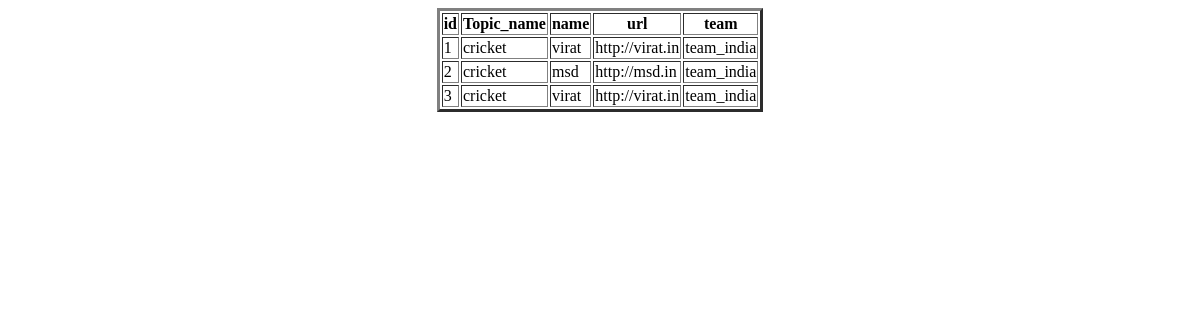
/display_webpage/, run on an earlier commit of the app's database.
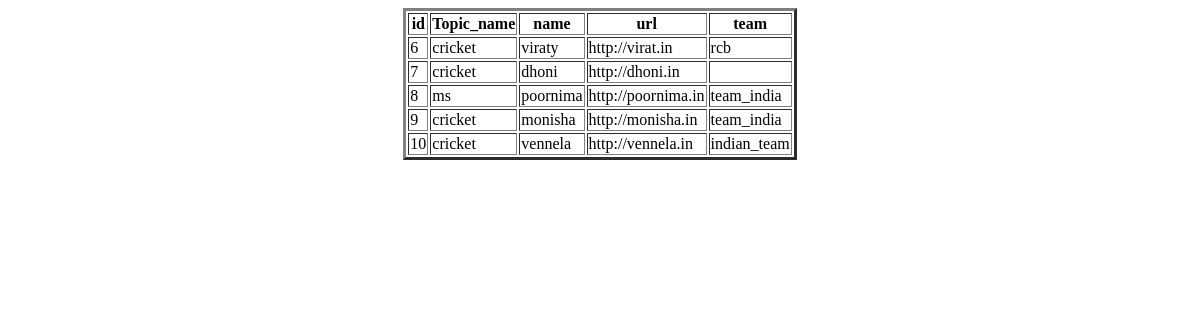
And on a later commit of the database.
### table_name/models.py (models this page shows, shortened)
class Webpage(models.Model):
    topic_name=models.ForeignKey(Topic,on_delete=models.CASCADE)
    name=models.CharField(max_length=100)
    url=models.URLField()
    team=models.CharField(max_length=100,default='team_india')

class Topic(models.Model):
    topic_name=models.CharField(max_length=100,primary_key=True)
    email=models.EmailField(default='suma@gmail.com')
    def __str__(self):
        return self.topic_name

### table_name/views.py (the view)
# urls.py: path('display_webpage/',display_webpage,name='display_webpage'),
def display_webpage(request):
    QLWO=Webpage.objects.all()
    d={'QLWO':QLWO}
    return render(request,'display_webpage.html',d)

### templates/display_webpage.html (shortened to what this page needs)
<!DOCTYPE html>
<html lang="en">
<head>
</head>
<body><center>
        <table border="3PX">
            <tr>
                <th>id</th>
                <th>Topic_name</th>
                <th>name</th>
                <th>url</th>
                <th>team</th>
            </tr>
        {% for wo in QLWO %}
        <tr>
            <td>{{wo.id}}</td>
            <td>{{wo.topic_name}}</td>
            <td>{{wo.name}}</td>
            <td>{{wo.url}}</td>
            <td>{{wo.team}}</td>
        </tr>
        {% endfor %}
        </table>
    </center>
</body>
</html>

What changed in the data, as far as the page shows it:
removed Webpage: id "1", topic_name "cricket", name "virat", url "http://virat.in", team "team_india"
removed Webpage: id "2", topic_name "cricket", name "msd", url "http://msd.in", team "team_india"
removed Webpage: id "3", topic_name "cricket", name "virat", url "http://virat.in", team "team_india"
added Webpage: id "6", topic_name "cricket", name "viraty", url "http://virat.in", team "rcb"
added Webpage: id "7", topic_name "cricket", name "dhoni", url "http://dhoni.in"
added Webpage: id "8", topic_name "ms", name "poornima", url "http://poornima.in", team "team_india"
added Webpage: id "9", topic_name "cricket", name "monisha", url "http://monisha.in", team "team_india"
added Webpage: id "10", topic_name "cricket", name "vennela", url "http://vennela.in", team "indian_team"
